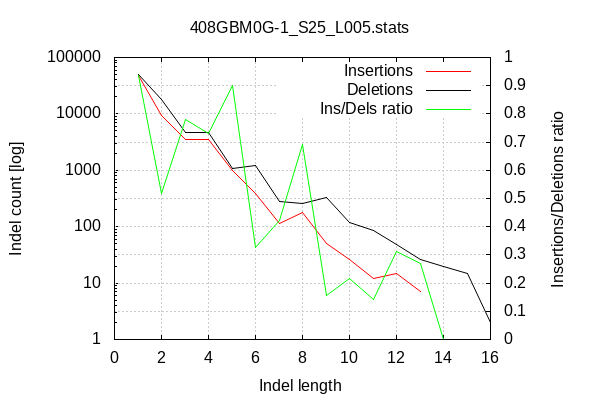

Reproduce this figure in gnuplot.

        set terminal png size 600,400 truecolor
        set output "408GBM0G-1_S25_L005-indel-dist.png"
        set grid xtics ytics y2tics back lc rgb "#cccccc"
        set style line 1 linetype 1  linecolor rgb "red"
        set style line 2 linetype 2  linecolor rgb "black"
        set style line 3 linetype 3  linecolor rgb "green"
        set style increment user
        set ylabel "Indel count [log]"
        set xlabel "Indel length"
        set y2label "Insertions/Deletions ratio"
        set log y
        set y2tics nomirror
        set ytics nomirror
        set title "408GBM0G-1_S25_L005.stats" noenhanced
        plot '-' w l ti 'Insertions', '-' w l ti 'Deletions', '-' axes x1y2 w l ti "Ins/Dels ratio"
    1	47442
2	9314
3	3572
4	3471
5	982
6	393
7	116
8	178
9	51
10	26
11	12
12	15
13	7
14	0
15	0
16	0
end
1	50588
2	18041
3	4587
4	4755
5	1089
6	1206
7	276
8	257
9	326
10	120
11	85
12	48
13	26
14	20
15	15
16	2
end
1	0.937811
2	0.516268
3	0.778722
4	0.729968
5	0.901745
6	0.325871
7	0.420290
8	0.692607
9	0.156442
10	0.216667
11	0.141176
12	0.312500
13	0.269231
14	0.000000
15	0.000000
16	0.000000
end
